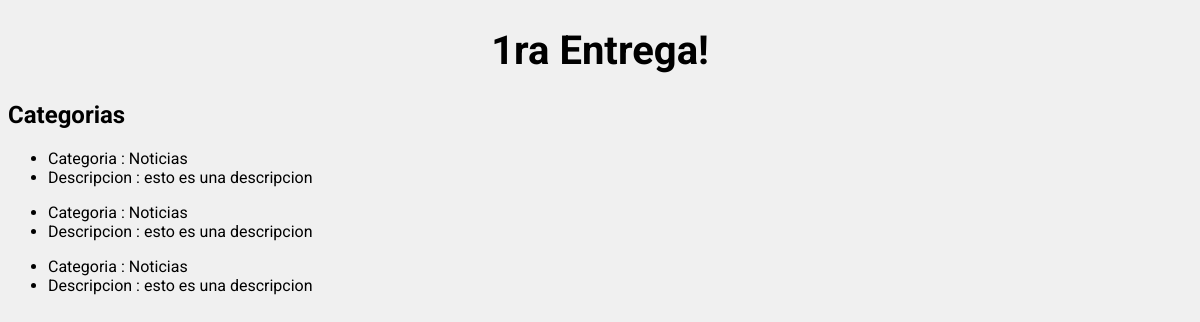
Page /categorias/ on the committed database.
### Primer_MVT/models.py (models this page shows)
class Categoria(models.Model):
    nombre =  models.CharField(max_length=50, default = "" )
    descripcion =  models.CharField(max_length= 100, default= "")

### Primer_MVT/views.py (the view)
# urls.py: path('categorias/', mostrar_cat), # nueva vista
def mostrar_cat(request):
    lista_cat = Categoria.objects.all()
    return render(request, "scripts/categorias.html", {"lista_cat": lista_cat})

### Primer_MVT/templates/scripts/categorias.html
{% extends 'scripts/saludar.html' %} {% block contenido %}
<h2>Categorias</h2>
{% for categoria in lista_cat %}
<ul>
  <li>Categoria : {{categoria.nombre}}</li>
  <li>Descripcion : {{categoria.descripcion}}</li>
</ul>
{% endfor %} {% endblock %}

### Primer_MVT/static/Primer_MVT/css/style.css (style rules this page uses)
body { font-family: "Roboto"; background-color: #f0f0f0; }

### rows in the picture
Categoria: nombre "Noticias", descripcion "esto es una descripcion"
Categoria: nombre "Noticias", descripcion "esto es una descripcion"
Categoria: nombre "Noticias", descripcion "esto es una descripcion"
